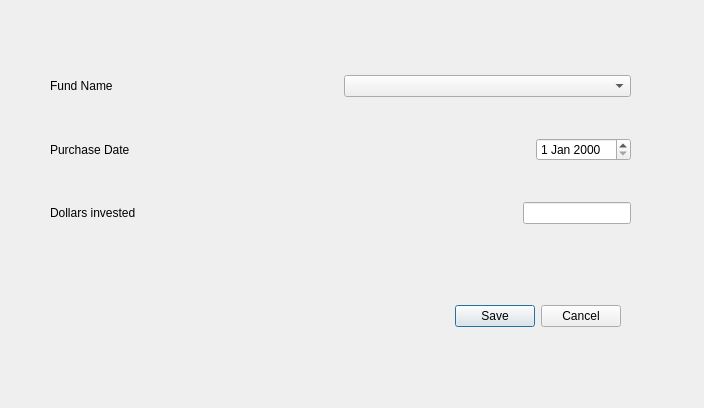
<?xml version="1.0" encoding="UTF-8"?>
<ui version="4.0">
 <class>unitPurchaseDialog</class>
 <widget class="QDialog" name="unitPurchaseDialog">
  <property name="geometry">
   <rect>
    <x>0</x>
    <y>0</y>
    <width>704</width>
    <height>408</height>
   </rect>
  </property>
  <property name="windowTitle">
   <string>Purchase Units</string>
  </property>
  <widget class="QDialogButtonBox" name="buttonBox">
   <property name="geometry">
    <rect>
     <x>0</x>
     <y>300</y>
     <width>621</width>
     <height>32</height>
    </rect>
   </property>
   <property name="orientation">
    <enum>Qt::Horizontal</enum>
   </property>
   <property name="standardButtons">
    <set>QDialogButtonBox::Cancel|QDialogButtonBox::Save</set>
   </property>
  </widget>
  <widget class="QWidget" name="verticalLayoutWidget">
   <property name="geometry">
    <rect>
     <x>50</x>
     <y>40</y>
     <width>581</width>
     <height>221</height>
    </rect>
   </property>
   <layout class="QVBoxLayout" name="verticalLayout">
    <item>
     <layout class="QHBoxLayout" name="horizontalLayout_3">
      <item>
       <widget class="QLabel" name="label">
        <property name="text">
         <string>Fund Name</string>
        </property>
       </widget>
      </item>
      <item>
       <widget class="QComboBox" name="fundSelector"/>
      </item>
     </layout>
    </item>
    <item>
     <layout class="QHBoxLayout" name="horizontalLayout_2">
      <item>
       <widget class="QLabel" name="label_2">
        <property name="text">
         <string>Purchase Date</string>
        </property>
       </widget>
      </item>
      <item>
       <widget class="QDateEdit" name="purchase_date">
        <property name="sizePolicy">
         <sizepolicy hsizetype="Fixed" vsizetype="Fixed">
          <horstretch>0</horstretch>
          <verstretch>0</verstretch>
         </sizepolicy>
        </property>
       </widget>
      </item>
     </layout>
    </item>
    <item>
     <layout class="QHBoxLayout" name="horizontalLayout_4">
      <item>
       <widget class="QLabel" name="label_3">
        <property name="text">
         <string>Dollars invested</string>
        </property>
       </widget>
      </item>
      <item>
       <widget class="QLineEdit" name="lineEdit">
        <property name="sizePolicy">
         <sizepolicy hsizetype="Fixed" vsizetype="Fixed">
          <horstretch>0</horstretch>
          <verstretch>0</verstretch>
         </sizepolicy>
        </property>
       </widget>
      </item>
     </layout>
    </item>
   </layout>
  </widget>
 </widget>
 <resources/>
 <connections>
  <connection>
   <sender>buttonBox</sender>
   <signal>accepted()</signal>
   <receiver>unitPurchaseDialog</receiver>
   <slot>accept()</slot>
   <hints>
    <hint type="sourcelabel">
     <x>248</x>
     <y>254</y>
    </hint>
    <hint type="destinationlabel">
     <x>157</x>
     <y>274</y>
    </hint>
   </hints>
  </connection>
  <connection>
   <sender>buttonBox</sender>
   <signal>rejected()</signal>
   <receiver>unitPurchaseDialog</receiver>
   <slot>reject()</slot>
   <hints>
    <hint type="sourcelabel">
     <x>316</x>
     <y>260</y>
    </hint>
    <hint type="destinationlabel">
     <x>286</x>
     <y>274</y>
    </hint>
   </hints>
  </connection>
 </connections>
</ui>
